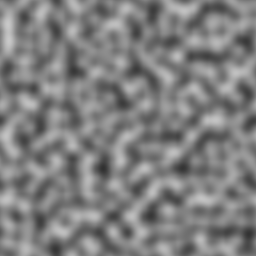
#> input picture SIFT/noise1.jpg, 256 x 256 px, found by its file name
$ python ExtremaFilter.py
#> lines starting #> are read from the running program, lines starting #| are printed output that depends on the picture
import numpy as np
import cv2 as cv

# this is the test 'images', these will be replaced by the DoGs if this is implemented
# 'img' is the center DoG that we check if it is an extremum
zero = cv.imread(r'.\noise1.jpg', cv.IMREAD_GRAYSCALE)
#> zero is the input picture: shape (256, 256); min 49, max 200, mean 127.5
img = cv.imread(r'.\noise2.jpg', cv.IMREAD_GRAYSCALE)
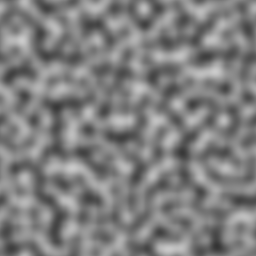
#> input picture SIFT/noise2.jpg, 256 x 256 px, found by its file name
#> img is the input picture: shape (256, 256); min 52, max 203, mean 127.5
two = cv.imread(r'.\noise3.jpg', cv.IMREAD_GRAYSCALE)
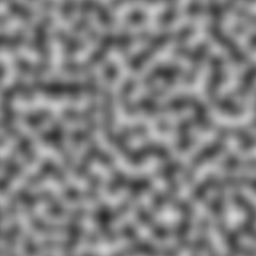
#> input picture SIFT/noise3.jpg, 256 x 256 px, found by its file name
#> two is the input picture: shape (256, 256); min 41, max 212, mean 127.5


# parameters: the 3 different DoGs
def findExtrema(top, mid, bot):
    # add borders around each image
    top = cv.copyMakeBorder(top, 1, 1, 1, 1, cv.BORDER_CONSTANT, value=0)
    mid = cv.copyMakeBorder(mid, 1, 1, 1, 1, cv.BORDER_CONSTANT, value=0)
    bot = cv.copyMakeBorder(bot, 1, 1, 1, 1, cv.BORDER_CONSTANT, value=0)

    # creates array for extrema to be stored
    coords = np.empty((0, 2))
    coords_height = 0
    # puts the 3 DoG's from the octave into a 3d matrix
    stack = np.stack((top, mid, bot))
    # stores the dimensions of the DoG
    image_height = mid.shape[0]
    image_width = mid.shape[1]
    filtered_image = np.zeros((image_height, image_width))

    # goes through every pixel
    for y in range(1, image_height - 1):
        for x in range(1, image_width - 1):

            # creates the 3x3x3 array in which the program checks for extrema
            temp_array = np.array(stack[0:3, y - 1:y + 2, x - 1:x + 2])
            unique_values, indices_list = np.unique(temp_array, return_counts=True)
            # looks if the max in the 3x3x3 area is the middle DoG and the same x & y coordinate
            if np.max(temp_array) == stack[1, y, x] and indices_list[-1] == 1:
                # outputs the coordinates
                filtered_image[y, x] = 255
                coords_height += 1
                # corrects for the pad - since pad moves all the numbers down and right by one,
                # we move it back up and left by one to account for it
                coords = np.append(coords, [int(x) - 1, int(y) - 1]).reshape(coords_height, 2)
                coords = coords.astype(dtype=int)
                x += 1
    return coords


# returns [x,y] coords of each extrema
'''extrema_set = findExtrema(zero, img, two)
print(extrema_set)

cv.imshow('hello', img)
cv.waitKey(0)
cv.destroyAllWindows()'''
